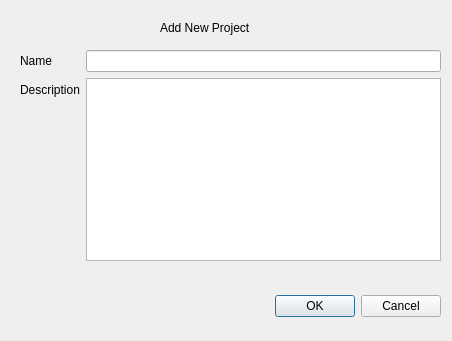
<?xml version="1.0" encoding="UTF-8"?>
<ui version="4.0">
 <class>Dialog</class>
 <widget class="QDialog" name="Dialog">
  <property name="geometry">
   <rect>
    <x>0</x>
    <y>0</y>
    <width>452</width>
    <height>341</height>
   </rect>
  </property>
  <property name="windowTitle">
   <string>Dialog</string>
  </property>
  <widget class="QDialogButtonBox" name="buttonBox">
   <property name="geometry">
    <rect>
     <x>100</x>
     <y>290</y>
     <width>341</width>
     <height>32</height>
    </rect>
   </property>
   <property name="orientation">
    <enum>Qt::Horizontal</enum>
   </property>
   <property name="standardButtons">
    <set>QDialogButtonBox::Cancel|QDialogButtonBox::Ok</set>
   </property>
  </widget>
  <widget class="QLabel" name="label">
   <property name="geometry">
    <rect>
     <x>160</x>
     <y>20</y>
     <width>111</width>
     <height>16</height>
    </rect>
   </property>
   <property name="text">
    <string>Add New Project</string>
   </property>
  </widget>
  <widget class="QWidget" name="formLayoutWidget">
   <property name="geometry">
    <rect>
     <x>20</x>
     <y>50</y>
     <width>421</width>
     <height>211</height>
    </rect>
   </property>
   <layout class="QFormLayout" name="formLayout">
    <item row="0" column="0">
     <widget class="QLabel" name="label_2">
      <property name="text">
       <string>Name</string>
      </property>
     </widget>
    </item>
    <item row="0" column="1">
     <widget class="QLineEdit" name="lineEdit"/>
    </item>
    <item row="1" column="0">
     <widget class="QLabel" name="label_3">
      <property name="text">
       <string>Description</string>
      </property>
     </widget>
    </item>
    <item row="1" column="1">
     <widget class="QTextEdit" name="textEdit"/>
    </item>
   </layout>
  </widget>
 </widget>
 <resources/>
 <connections>
  <connection>
   <sender>buttonBox</sender>
   <signal>accepted()</signal>
   <receiver>Dialog</receiver>
   <slot>accept()</slot>
   <hints>
    <hint type="sourcelabel">
     <x>248</x>
     <y>254</y>
    </hint>
    <hint type="destinationlabel">
     <x>157</x>
     <y>274</y>
    </hint>
   </hints>
  </connection>
  <connection>
   <sender>buttonBox</sender>
   <signal>rejected()</signal>
   <receiver>Dialog</receiver>
   <slot>reject()</slot>
   <hints>
    <hint type="sourcelabel">
     <x>316</x>
     <y>260</y>
    </hint>
    <hint type="destinationlabel">
     <x>286</x>
     <y>274</y>
    </hint>
   </hints>
  </connection>
 </connections>
</ui>
